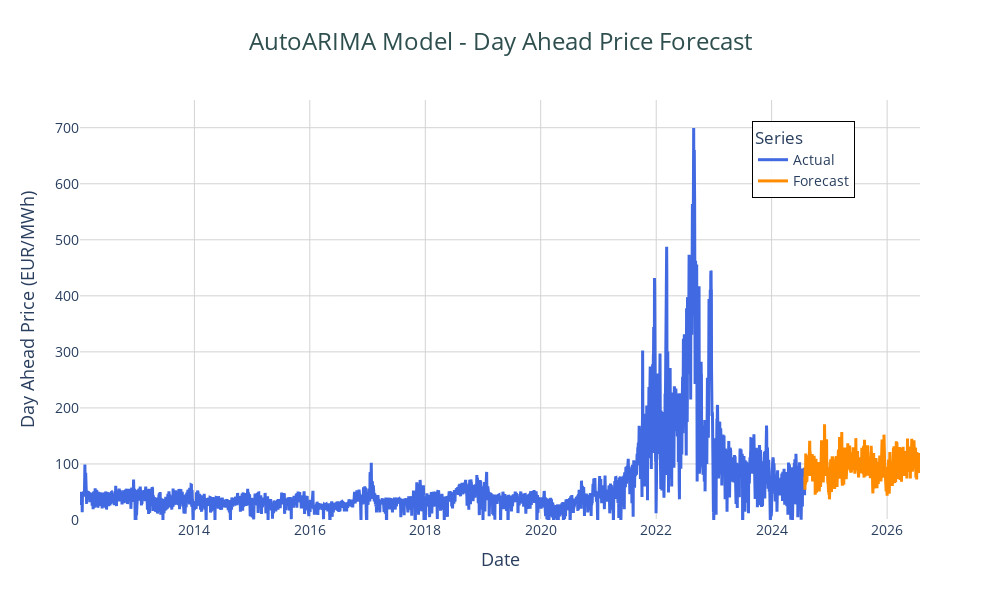

Here is the notebook cell this chart was saved with:
### Markdown cell above
# Test with Arima

### Code cell
import pandas as pd
import plotly.graph_objects as go
from darts.models import AutoARIMA
from darts import TimeSeries
from darts.dataprocessing.transformers import Scaler
from darts.metrics import mape, mae, rmse, mse, smape

# Initialize AutoARIMA model
model = AutoARIMA(seasonal=True, m=7, max_p=5, max_d=2,
                  max_q=5, information_criterion='aic')

# Fit the model with covariates
model.fit(target_series_scaled, future_covariates=covariate_series_scaled)

# Forecast with covariates
n = len(prediction_data)
forecast_scaled = model.predict(
    n=n, future_covariates=combined_covariate_series_scaled)

# Inverse transform the forecast
forecast = target_scaler.inverse_transform(forecast_scaled)

# Plot the actual vs forecasted data using Plotly

# Create a figure
fig = go.Figure()

# Add actual historical data
fig.add_trace(go.Scatter(
    x=target_series.time_index,
    y=target_series.univariate_values(),
    mode='lines',
    name='Actual',
    line=dict(color='royalblue', width=3),
    hovertemplate='<b>Date</b>: %{x}<br><b>Price</b>: %{y:.2f} EUR/MWh<br>',
))

# Add ARIMA forecast data
fig.add_trace(go.Scatter(
    x=forecast.time_index,
    y=forecast.univariate_values(),
    mode='lines',
    name='Forecast',
    line=dict(color='darkorange', width=3),
    hovertemplate='<b>Date</b>: %{x}<br><b>Forecast</b>: %{y:.2f} EUR/MWh<br>',
))

# Update layout for better aesthetics
fig.update_layout(
    title=dict(
        text='AutoARIMA Model - Day Ahead Price Forecast',
        font=dict(size=24, color='darkslategray'),
        x=0.5,
        xanchor='center'
    ),
    xaxis_title='Date',
    yaxis_title='Day Ahead Price (EUR/MWh)',
    legend_title='Series',
    width=1000,
    height=600,
    plot_bgcolor='white',
    xaxis=dict(
        showgrid=True,
        gridcolor='LightGrey',
        tickformat='%Y',
        title_font=dict(size=18),
        tickfont=dict(size=14),
    ),
    yaxis=dict(
        showgrid=True,
        gridcolor='LightGrey',
        title_font=dict(size=18),
        tickfont=dict(size=14),
        range=[0, max(target_series.univariate_values().max(),
                      forecast.univariate_values().max()) + 50]
    ),
    legend=dict(
        x=0.8,
        y=0.95,
        font=dict(size=14),
        bgcolor="rgba(255,255,255,0.9)",
        bordercolor="Black",
        borderwidth=1
    )
)

# Add interactivity - hovering effects
fig.update_traces(marker=dict(size=5), selector=dict(mode='lines'))

# Show the figure
fig.show()

# Save the plot as a PNG image
plot_path = "final_arima_prediction.png"
fig.write_image(plot_path)
print(f"Forecast plot saved at: {plot_path}")

### Figure 1 — Plotly figure (JSON) as saved in the notebook; plotly's stock layout.template omitted (floating-point values rounded to 4 significant figures; data arrays with more than 128 entries replaced by an {"elided": "..."} marker saying what was removed)
{"data": [{"hovertemplate": "<b>Date</b>: %{x}<br><b>Price</b>: %{y:.2f} EUR/MWh<br>", "line": {"color": "royalblue", "width": 3}, "marker": {"size": 5}, "mode": "lines", "name": "Actual", "type": "scatter", "x": {"elided": "4586 str values"}, "y": {"elided": "4586 float values"}}, {"hovertemplate": "<b>Date</b>: %{x}<br><b>Forecast</b>: %{y:.2f} EUR/MWh<br>", "line": {"color": "darkorange", "width": 3}, "marker": {"size": 5}, "mode": "lines", "name": "Forecast", "type": "scatter", "x": {"elided": "730 str values"}, "y": {"elided": "730 float values"}}], "layout": {"height": 600, "legend": {"bgcolor": "rgba(255,255,255,0.9)", "bordercolor": "Black", "borderwidth": 1, "font": {"size": 14}, "title": {"text": "Series"}, "x": 0.8, "y": 0.95}, "plot_bgcolor": "white", "title": {"font": {"color": "darkslategray", "size": 24}, "text": "AutoARIMA Model - Day Ahead Price Forecast", "x": 0.5, "xanchor": "center"}, "width": 1000, "xaxis": {"gridcolor": "LightGrey", "showgrid": true, "tickfont": {"size": 14}, "tickformat": "%Y", "title": {"font": {"size": 18}, "text": "Date"}}, "yaxis": {"gridcolor": "LightGrey", "range": [0, 749.4], "showgrid": true, "tickfont": {"size": 14}, "title": {"font": {"size": 18}, "text": "Day Ahead Price (EUR/MWh)"}}}}
